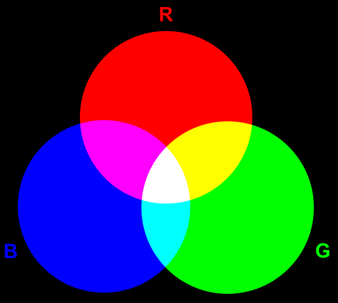
//> input picture Images/imagenBGR.png, 338 x 303 px
$ ./punto5   (built with g++ and OpenCV 4)
//> lines starting //> are read from the running program, lines starting //| are printed output that depends on the picture
#include <opencv2/opencv.hpp>

int main() {
    // Leer la imagen de entrada
    cv::Mat inputImage = cv::imread("/home/dani/Downloads/Vision_Por_Computador/Taller_Vision_2/Images/imagenBGR.png");
//> inputImage is the input picture: 303 rows x 338 cols, CV_8UC3; mean B, G, R 58.5, 58.4, 58.5
    if (inputImage.empty()) {
        std::cerr << "Error al cargar la imagen." << std::endl;
        return -1;
    }

    // Separar los canales BGR
    std::vector<cv::Mat> channels(3);
    // cv::Mat donde se almacenarán los tres canales separados.
    // cv::split(): Esta función separa una imagen en sus canales de color individuales.
    cv::split(inputImage, channels);
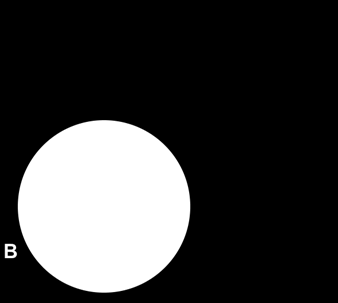
//> channels[0]: 303 rows x 338 cols, CV_8UC1; min 0, max 255, mean 58.5
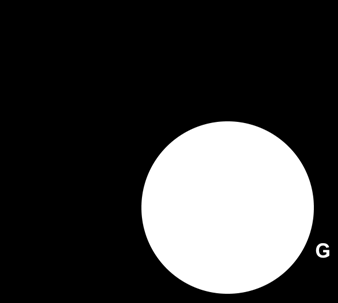
//> channels[1]: 303 rows x 338 cols, CV_8UC1; min 0, max 255, mean 58.4
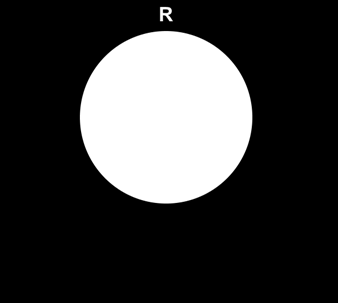
//> channels[2]: 303 rows x 338 cols, CV_8UC1; min 0, max 255, mean 58.5

    // Crear imágenes vacías para los canales combinados con negro (8 bits por canal)
    // cv::Mat::zeros(): Crea una matriz (imagen) llena de ceros
    // inputImage.size(): Devuelve las dimensiones de la imagen de entrada (ancho x alto).
    // inputImage.type(): Devuelve el tipo de la imagen, es decir, el tipo de datos y la cantidad de canales (en este caso, 8 bits por canal y 3 canales BGR).
    cv::Mat redChannel = cv::Mat::zeros(inputImage.size(), inputImage.type());
    cv::Mat greenChannel = cv::Mat::zeros(inputImage.size(), inputImage.type());
    cv::Mat blueChannel = cv::Mat::zeros(inputImage.size(), inputImage.type());

    // Rellenar los canales de color asignando el canal correspondiente
    // Los otros dos canales permanecen en negro (0)
    // std::vector<cv::Mat>: Se utiliza para crear un vector de matrices de OpenCV (cv::Mat).
    std::vector<cv::Mat> red = {cv::Mat::zeros(inputImage.size(), CV_8UC1), cv::Mat::zeros(inputImage.size(), CV_8UC1), channels[2]};
//> red[0]: 303 rows x 338 cols, CV_8UC1; every value is 0
    std::vector<cv::Mat> green = {cv::Mat::zeros(inputImage.size(), CV_8UC1), channels[1], cv::Mat::zeros(inputImage.size(), CV_8UC1)};
    std::vector<cv::Mat> blue = {channels[0], cv::Mat::zeros(inputImage.size(), CV_8UC1), cv::Mat::zeros(inputImage.size(), CV_8UC1)};

    // Combinar los canales para formar imágenes de color
    // cv::merge(): Combina varios canales individuales en una sola imagen de múltiples canales.
    cv::merge(red, redChannel);
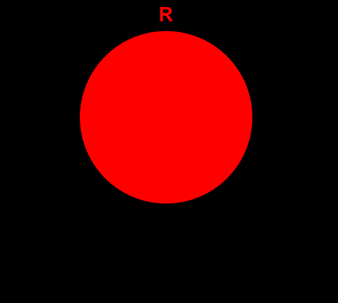
//> redChannel: 303 rows x 338 cols, CV_8UC3; mean B, G, R 0, 0, 58.5
    cv::merge(green, greenChannel);
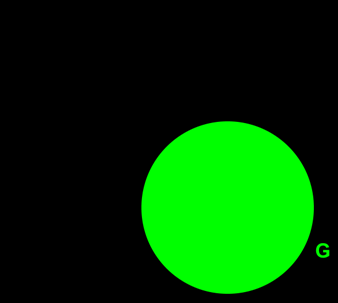
//> greenChannel: 303 rows x 338 cols, CV_8UC3; mean B, G, R 0, 58.4, 0
    cv::merge(blue, blueChannel);
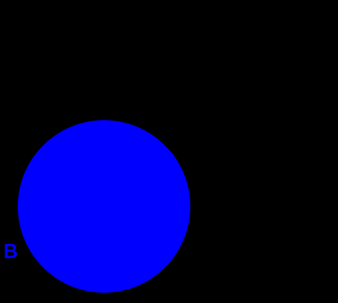
//> blueChannel: 303 rows x 338 cols, CV_8UC3; mean B, G, R 58.5, 0, 0

    // Guardar cada canal como una imagen separada
    cv::imwrite("/home/dani/Downloads/Vision_Por_Computador/Taller_Vision_2/Images/Red_Channel.png", redChannel);
    cv::imwrite("/home/dani/Downloads/Vision_Por_Computador/Taller_Vision_2/Images/Green_Channel.png", greenChannel);
    cv::imwrite("/home/dani/Downloads/Vision_Por_Computador/Taller_Vision_2/Images/Blue_Channel.png", blueChannel);

    // Mostrar la imagen original y los canales de color
    cv::imshow("Imagen Original", inputImage);
    cv::imshow("Canal Rojo", redChannel);
    cv::imshow("Canal Verde", greenChannel);
    cv::imshow("Canal Azul", blueChannel);
    cv::waitKey(0);

    return 0;
}

$ run again, with Images/ave2.png copied over Images/imagenBGR.png
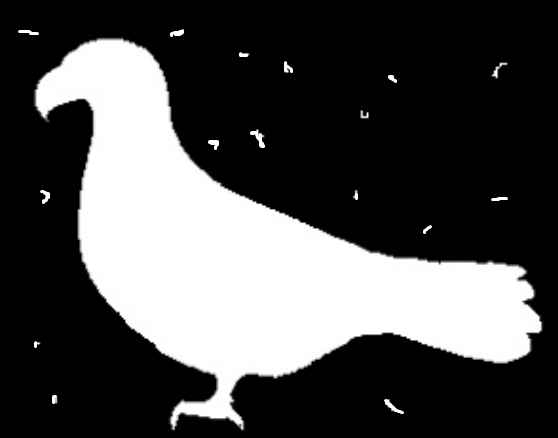
//> input picture Images/ave2.png, 558 x 438 px
//> inputImage is the input picture: 438 rows x 558 cols, CV_8UC3; min 0, max 255, mean 77.1
//> `cv::merge(green, greenChannel);`:
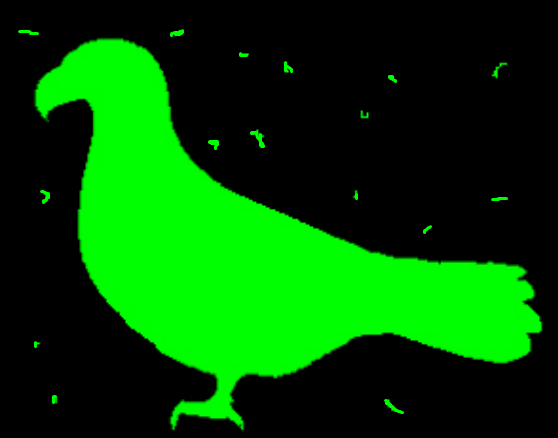
//> greenChannel: 438 rows x 558 cols, CV_8UC3; mean B, G, R 0, 77.1, 0
//> `cv::merge(blue, blueChannel);`:
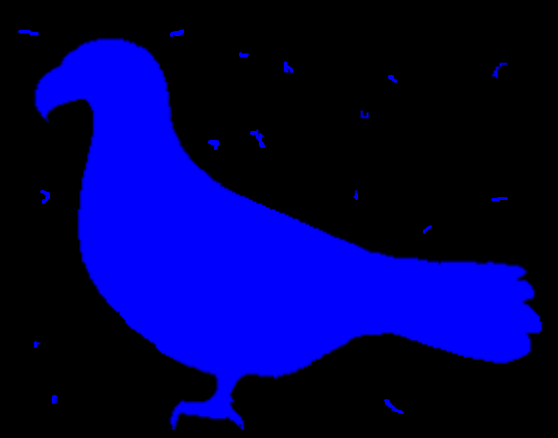
//> blueChannel: 438 rows x 558 cols, CV_8UC3; mean B, G, R 77.1, 0, 0
